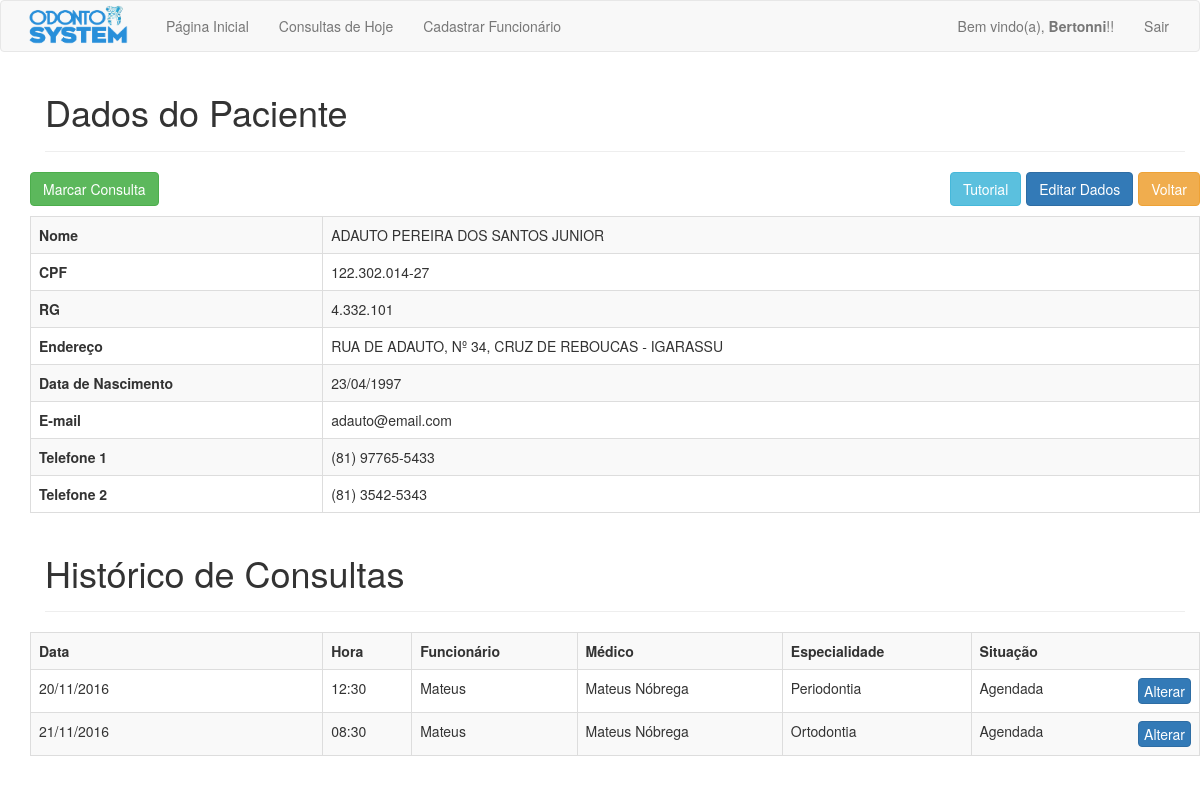
The app's page /php/paciente.php?id=10 (signed in), older data.
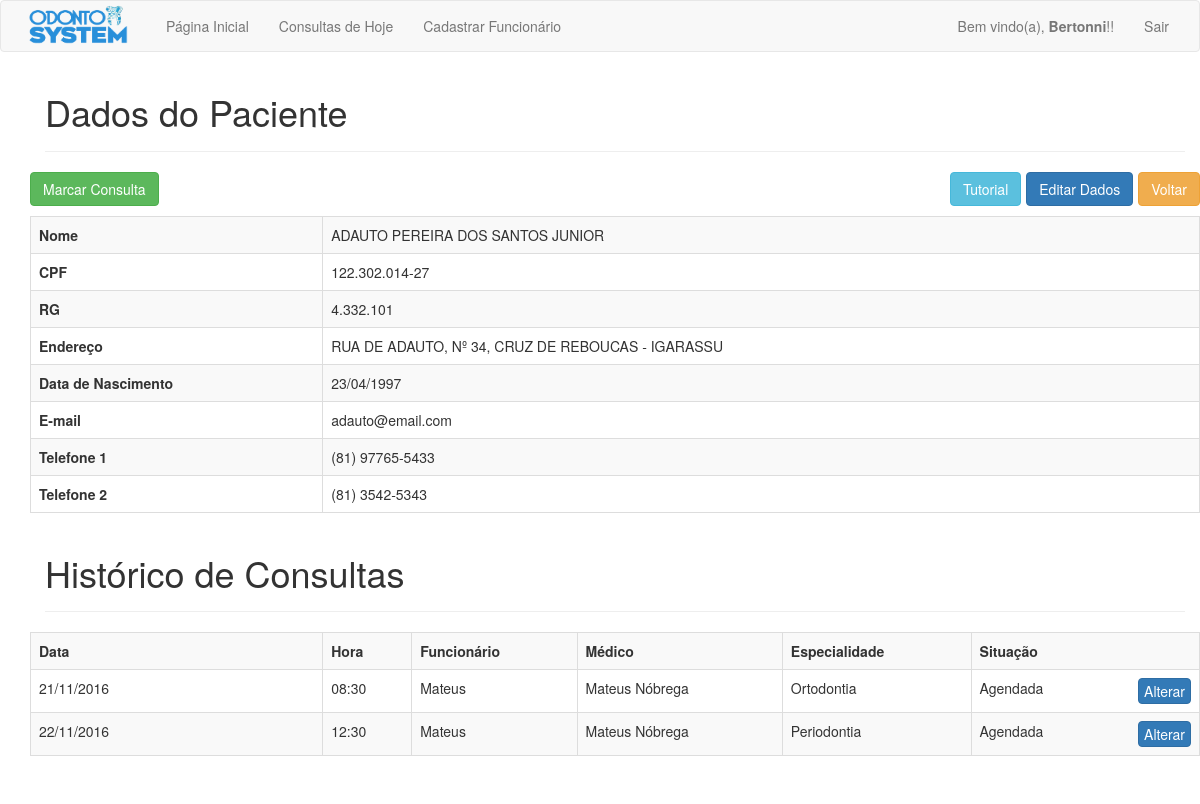
The same page, newer data.
### tables this page shows
CREATE TABLE `agendamentos` (
  `agd_id` int(11) NOT NULL,
  `agd_fun_id` int(11) NOT NULL,
  `agd_pac_id` int(11) NOT NULL,
  `agd_data` date NOT NULL,
  `agd_hora` varchar(6) NOT NULL,
  `agd_status` varchar(10) NOT NULL,
  `agd_medico` varchar(50) NOT NULL,
  `agd_especialidade` varchar(50) NOT NULL
);

CREATE TABLE `funcionarios` (
  `fun_id` int(11) NOT NULL,
  `fun_nome` varchar(100) NOT NULL,
  `fun_data_nasc` date NOT NULL,
  `fun_usuario` varchar(20) NOT NULL,
  `fun_senha` varchar(256) NOT NULL,
  `fun_role` varchar(15) NOT NULL,
  `fun_secret_question` varchar(200) NOT NULL,
  `fun_secret_answer` varchar(256) NOT NULL
);

### php/paciente.php (the view, shortened to what this page needs)
<?php
require_once 'cabecalho.php';
$id = $_GET['id'];
$sql = "SELECT * FROM pacientes WHERE pac_id = '$id'";
$result = mysqli_query($connection, $sql);
$array = mysqli_fetch_array($result);
if(isLogged()) {
	?>
	<div class="container marketing">
		<div class="container theme-showcase" role="main">
			<div id="cadastro_pac" class="page-header">
				<h1>Dados do Paciente</h1>
			</div>
			<div class="row">
				<a href="busca.php" class="btn btn-warning voltar">Voltar</a>
				<a href="consulta.php?id=<?=$id?>" class="btn btn-success marcar" data-step="1" data-intro="Clique aqui para marcar uma consulta para o paciente" data-position='top'>Marcar Consulta</a>
				<a href="editar_dados.php?id=<?=$id?>" class="btn btn-primary editar voltar" data-step="2" data-intro="Clique aqui para editar os dados pessoais do paciente" data-position='left'>Editar Dados</a>
				<a class="btn btn-info editar" href="javascript:void(0);" onclick="javascript:introJs().setOption('showProgress', true).start();">Tutorial</a>
			<table class='table table-striped table-bordered'>
				<tr>
					<td class='td_one'><b>Nome</b></td>
					<td><?= $array['pac_nome'] ?></td>
				</tr>
				<tr>
					<td class='td_one'><b>CPF</b></td>
					<td><?= $array['pac_cpf'] ?></td>
				</tr>
				<tr>
					<td class='td_one'><b>RG</b></td>
					<td><?= $array['pac_rg'] ?></td>
				</tr>
				<tr>
					<td class='td_one'><b>Endereço</b></td>
					<td><?= $array['pac_endereco'] ?></td>
				</tr>
				<tr>
					<td class='td_one'><b>Data de Nascimento</b></td>
					<td><?= date_format(new DateTime($array['pac_data_nasc']), "d/m/Y") ?></td>
				</tr>
				<tr>
					<td class='td_one'><b>E-mail</b></td>
					<td><?= $array['pac_email'] ?></td>
				</tr>
				<tr>
					<td class='td_one'><b>Telefone 1</b></td>
					<td><?= $array['pac_telefone_1'] ?></td>
				</tr>
				<tr>
					<td class='td_one'><b>Telefone 2</b></td>
					<td><?= $array['pac_telefone_2'] ?></td>
				</tr>
			</table>
		</div>
		<?php
			$sql = "SELECT * FROM agendamentos WHERE agd_pac_id = '$id' ORDER BY agd_data ASC";
			$result = mysqli_query($connection, $sql);
			$rows = mysqli_num_rows($result);
			if($rows != 0) {
				?>
				<div id="cadastro_pac" class="page-header">
					<h1>Histórico de Consultas</h1>
				</div>
				<div class="row">
					<table class='table table-striped table-bordered'>
						<tr>
							<th>Data</th>
							<th>Hora</th>
							<th>Funcionário</th>
							<th>Médico</th>
							<th>Especialidade</th>
							<th>Situação</th>
						</tr>
						<?php
			while($consultas = mysqli_fetch_array($result)) {
				$id_consulta = $consultas['agd_id'];
				$id_func = $consultas['agd_fun_id'];
				$medico = $consultas['agd_medico'];
				$especialidade = $consultas['agd_especialidade'];
				$sql = "SELECT fun_usuario FROM funcionarios WHERE fun_id = '$id_func'";
				$resultado = mysqli_query($connection, $sql);
				$arr = mysqli_fetch_array($resultado);
				$funcionario = $arr['fun_usuario'];
				?>
				<tr>
					<td class='td_one'><?= date_format(new DateTime($consultas['agd_data']), "d/m/Y") ?></td>
					<td><?= $consultas['agd_hora'] ?></td>
					<td><?= $funcionario ?></td>
					<td><?= $medico ?></td>
					<td><?= $especialidade ?></td>
					<td>
						<?= $consultas['agd_status'] ?>
						<a class='btn btn-primary alterar marcar' href='editar_status_consulta.php?id=<?=$id?>&consulta=<?=$id_consulta?>' data-step="3" data-intro="Clique aqui para alterar dia, hora, médico ou situação da consulta marcada" data-position='left'>Alterar</a>
					</td>
				</tr>
				<?php
			}
		} else {
		echo	"
					<div id='cadastro' class='page-header'>
						<h2>Não há consultas marcadas para esse paciente</h2>
					</div>
				";
		}
		?>
	</table>
</div>
</div>
<br>
<br>
	<?php
}
require_once 'rodape.php';
?>

Row changes from the older to the newer data that the page shows:
shown differently, row unchanged: agendamentos "Ortodontia": moves up the list
changed agendamentos "Periodontia": agd_data "20/11/2016" → "22/11/2016"
